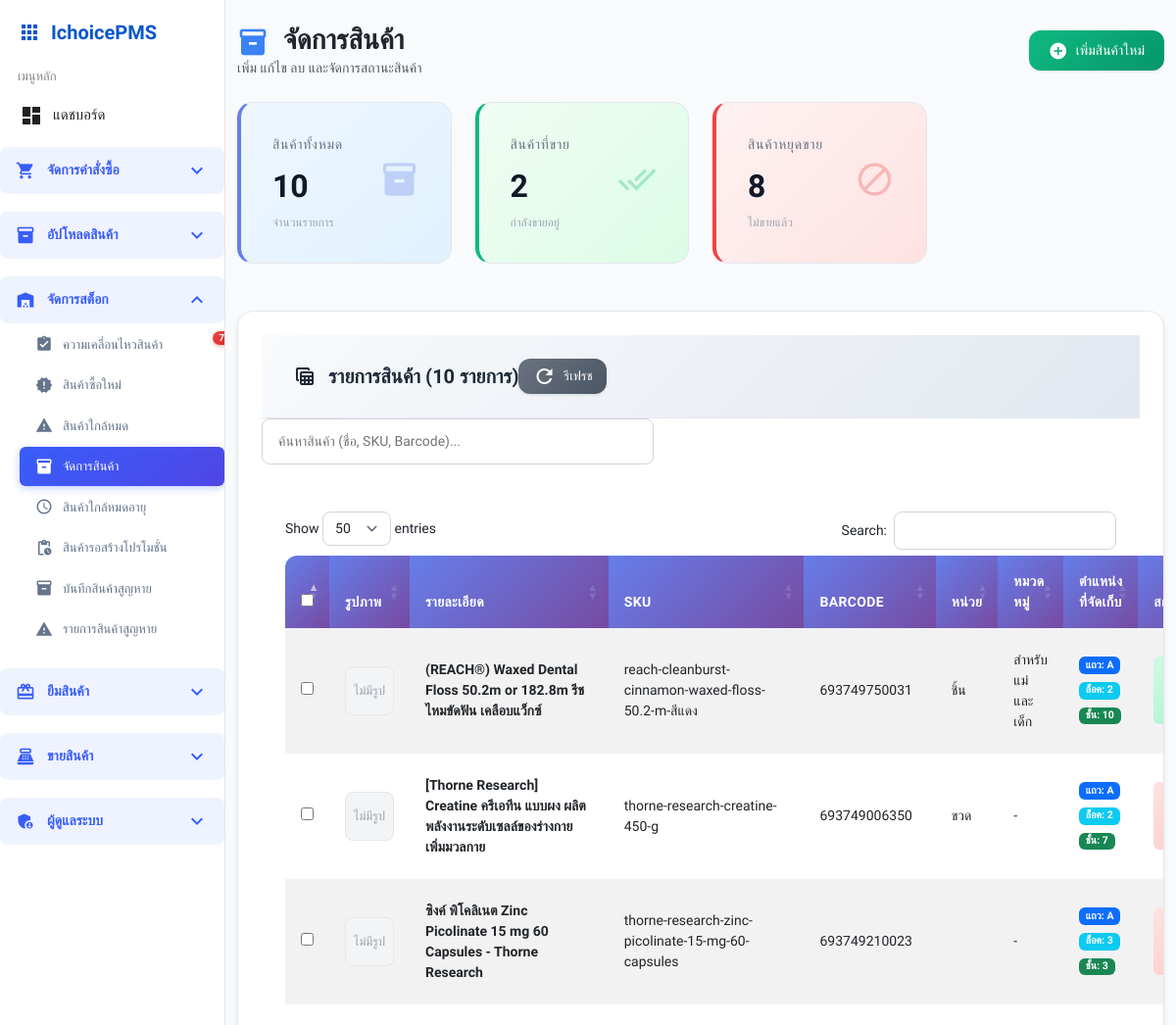
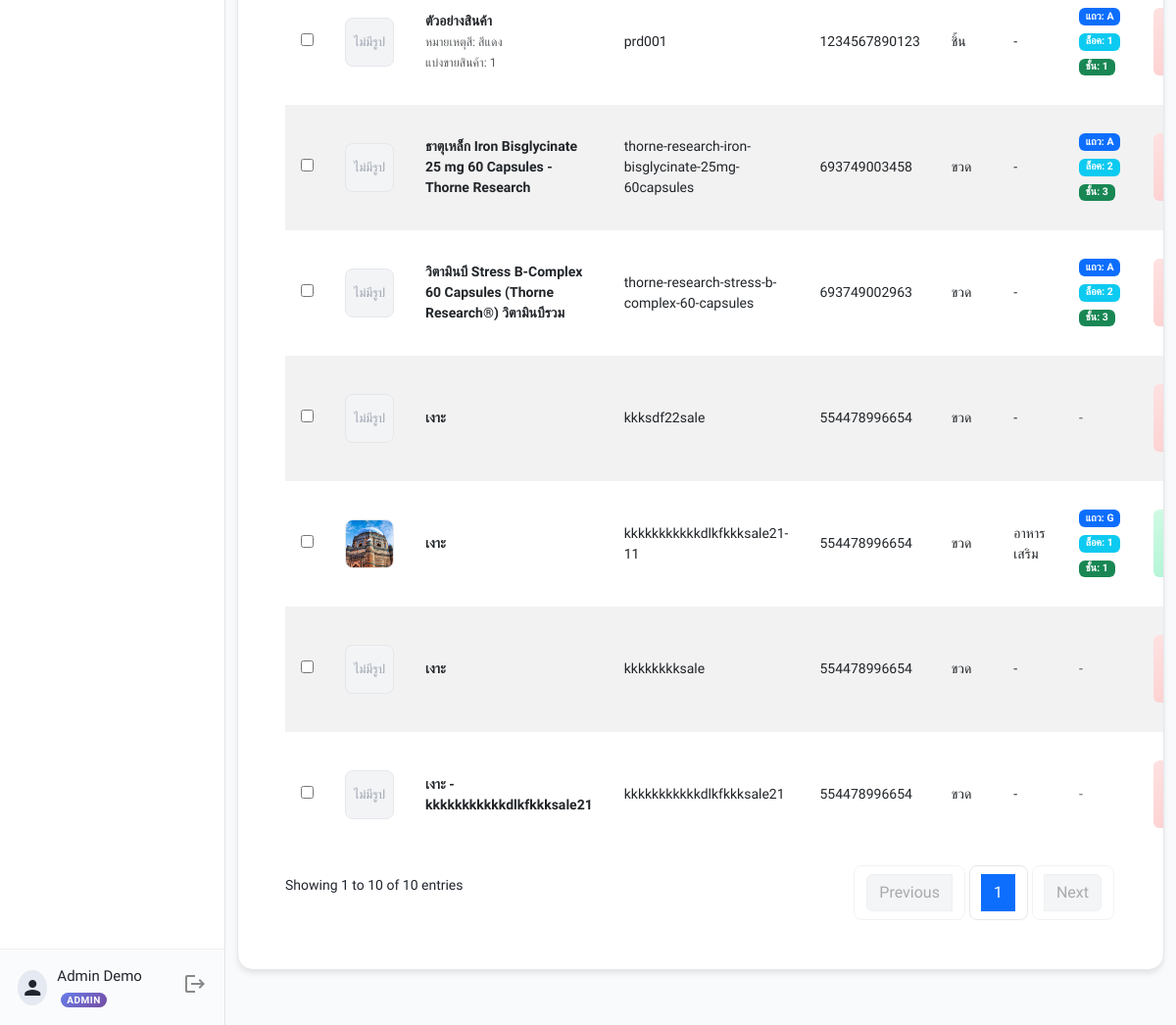
/stock/product_management.php (signed in), run on the app's committed database (2 pictures, top to bottom).
### tables this page shows
CREATE TABLE `products` (
  `product_id` int(11) NOT NULL,
  `name` varchar(100) NOT NULL,
  `sku` varchar(255) DEFAULT NULL,
  `barcode` varchar(50) DEFAULT NULL,
  `unit` varchar(20) DEFAULT NULL,
  `image` varchar(255) DEFAULT NULL,
  `remark_color` varchar(100) NOT NULL,
  `remark_split` int(11) NOT NULL,
  `is_active` int(11) NOT NULL,
  `created_by` int(11) DEFAULT NULL,
  `created_at` datetime DEFAULT current_timestamp(),
  `product_category_id` int(11) DEFAULT NULL,
  `category_name` varchar(100) DEFAULT NULL COMMENT 'ชื่อประเภท'
);

CREATE TABLE `product_category` (
  `category_id` int(11) NOT NULL,
  `category_name` varchar(100) NOT NULL,
  `description` text DEFAULT NULL,
  `created_at` timestamp NOT NULL DEFAULT current_timestamp(),
  `updated_at` timestamp NOT NULL DEFAULT current_timestamp() ON UPDATE current_timestamp()
);

CREATE TABLE `locations` (
  `location_id` int(11) NOT NULL,
  `shelf` int(11) NOT NULL,
  `bin` int(11) NOT NULL,
  `row_code` varchar(10) DEFAULT NULL,
  `description` varchar(255) NOT NULL
);

CREATE TABLE `product_location` (
  `id` int(11) NOT NULL,
  `product_id` int(11) NOT NULL,
  `location_id` int(11) NOT NULL,
  `created_at` timestamp NOT NULL DEFAULT current_timestamp(),
  `updated_at` timestamp NOT NULL DEFAULT current_timestamp() ON UPDATE current_timestamp()
);

### stock/product_management.php (the view, shortened to what this page needs)
<?php
require '../config/db_connect.php';
$sql = "
SELECT
    p.product_id,
    p.image,
    p.barcode,
    p.sku,
    p.name,
    p.unit,
    p.remark_color,
    p.remark_split,
    pc.category_name,
    COALESCE(p.is_active, 1) as is_active,
    l.location_id,
    l.row_code,
    l.bin,
    l.shelf,
    l.description as location_description,
    pl.location_id as product_location_id
FROM products p
LEFT JOIN product_category pc ON p.product_category_id = pc.category_id
LEFT JOIN product_location pl ON p.product_id = pl.product_id
LEFT JOIN locations l ON pl.location_id = l.location_id
ORDER BY p.name ASC
";
$stmt = $pdo->query($sql);
$products = $stmt->fetchAll(PDO::FETCH_ASSOC);
$stats = [
    'total_products' => count($products),
    'active_products' => count(array_filter($products, fn($p) => $p['is_active'] == 1)),
    'inactive_products' => count(array_filter($products, fn($p) => $p['is_active'] == 0))
];
?>
<!DOCTYPE html>
<html lang="th">
<head>
    <link href="https://cdn.jsdelivr.net/npm/bootstrap@5.3.0/dist/css/bootstrap.min.css" rel="stylesheet">
    <link href="https://cdn.datatables.net/1.13.7/css/dataTables.bootstrap5.min.css" rel="stylesheet">
    <link rel="stylesheet" href="../assets/base.css">
    <link rel="stylesheet" href="../assets/sidebar.css">
    <link rel="stylesheet" href="../assets/components.css">
    <link href="../assets/modern-table.css" rel="stylesheet">
    <link href="../assets/mainwrap-modern.css" rel="stylesheet">
</head>
<body>
<?php include '../templates/sidebar.php'; ?>
<div class="mainwrap">
    <div class="container-fluid py-4">
        <div class="d-flex justify-content-between align-items-center mb-4">
            <div>
                <h1 class="h3 mb-0 text-gray-800 fw-bold">
                    <span class="material-icons align-middle me-2" style="font-size: 2rem; color: #3b82f6;">inventory_2</span>
                    จัดการสินค้า
                </h1>
                <p class="text-muted mb-0">เพิ่ม แก้ไข ลบ และจัดการสถานะสินค้า</p>
            </div>
            <button class="btn-modern btn-modern-success" id="addProductBtn">
                <span class="material-icons" style="font-size: 1.25rem;">add_circle</span>
                เพิ่มสินค้าใหม่
            </button>
        </div>
        <div class="row mb-4">
            <div class="col-xl-3 col-md-6 mb-4">
                <div class="stats-card stats-primary">
                    <div class="stats-card-body">
                        <div class="row no-gutters align-items-center">
                            <div class="col mr-2">
                                <div class="stats-title">สินค้าทั้งหมด</div>
                                <div class="stats-value"><?= number_format($stats['total_products']) ?></div>
                                <div class="stats-subtitle">จำนวนรายการ</div>
                            </div>
                            <div class="col-auto">
                                <i class="material-icons stats-icon">inventory_2</i>
                            </div>
                        </div>
                    </div>
                </div>
            </div>
            <div class="col-xl-3 col-md-6 mb-4">
                <div class="stats-card stats-success">
                    <div class="stats-card-body">
                        <div class="row no-gutters align-items-center">
                            <div class="col mr-2">
                                <div class="stats-title">สินค้าที่ขาย</div>
                                <div class="stats-value"><?= number_format($stats['active_products']) ?></div>
                                <div class="stats-subtitle">กำลังขายอยู่</div>
                            </div>
                            <div class="col-auto">
                                <i class="material-icons stats-icon">done_all</i>
                            </div>
                        </div>
                    </div>
                </div>
            </div>
            <div class="col-xl-3 col-md-6 mb-4">
                <div class="stats-card stats-danger">
                    <div class="stats-card-body">
                        <div class="row no-gutters align-items-center">
                            <div class="col mr-2">
                                <div class="stats-title">สินค้าหยุดขาย</div>
                                <div class="stats-value"><?= number_format($stats['inactive_products']) ?></div>
                                <div class="stats-subtitle">ไม่ขายแล้ว</div>
                            </div>
                            <div class="col-auto">
                                <i class="material-icons stats-icon">block</i>
                            </div>
                        </div>
                    </div>
                </div>
            </div>
        </div>
        <div class="table-card">
            <div class="table-header">
                <div class="d-flex justify-content-between align-items-center">
                    <h5 class="table-title mb-0">
                        <span class="material-icons">table_view</span>
                        รายการสินค้า (<?= count($products) ?> รายการ)
                    </h5>
                    <div class="table-actions">
                        <button class="btn-modern btn-modern-secondary btn-sm refresh-table me-2" onclick="location.reload()">
                            <span class="material-icons">refresh</span>
                            รีเฟรช
                        </button>
                    </div>
                </div>
            </div>
            <div class="table-body">
                <div class="search-box">
                    <input type="text" id="searchInput" placeholder="ค้นหาสินค้า (ชื่อ, SKU, Barcode)...">
                </div>
                <table id="product-table" class="table modern-table table-striped table-hover">
                    <thead>
                        <tr>
                            <th style="width: 40px;">
                                <input type="checkbox" id="selectAllCheckbox" onchange="toggleSelectAll(this)" style="cursor: pointer;">
                            </th>
                            <th style="width: 60px;">รูปภาพ</th>
                            <th>รายละเอียด</th>
                            <th>SKU</th>
                            <th>Barcode</th>
                            <th>หน่วย</th>
                            <th>หมวดหมู่</th>
                            <th>ตำแหน่งที่จัดเก็บ</th>
                            <th>สถานะ</th>
                        </tr>
                    </thead>
                    <tbody>
                        <?php if (empty($products)): ?>
                        <tr>
                            <td colspan="10" class="text-center py-4">
                                <div class="d-flex flex-column align-items-center">
                                    <span class="material-icons mb-2" style="font-size: 3rem; color: #d1d5db;">inbox</span>
                                    <h5 class="text-muted">ไม่มีข้อมูลสินค้า</h5>
                                    <p class="text-muted mb-0">คลิกปุ่มเพิ่มสินค้าเพื่อเริ่มต้น</p>
                                </div>
                            </td>
                        </tr>
                        <?php else: ?>
                        <?php foreach($products as $product): ?>
                        <tr data-product-id="<?= $product['product_id'] ?>">
                            <td>
                                <input type="checkbox" class="product-checkbox" value="<?= $product['product_id'] ?>" onchange="updateSelectionCount()" style="cursor: pointer;">
                            </td>
                            <td>
                                <?php
                                $image_path = '../images/noimg.png';
                                if (!empty($product['image'])) {
                                    if (strpos($product['image'], 'images/') === 0) {
                                        $image_path = '../' . $product['image'];
                                    } else {
                                        $image_path = '../images/' . $product['image'];
                                    }
                                }
                                ?>
                                <?php if (!empty($product['image'])): ?>
                                    <img src="<?= htmlspecialchars($image_path) ?>" alt="<?= htmlspecialchars($product['name']) ?>" class="product-image" onerror="this.style.display='none'; this.nextElementSibling.style.display='flex';">
                                    <div class="no-image" style="display: none;">ไม่มีรูป</div>
                                <?php else: ?>
                                    <div class="no-image">ไม่มีรูป</div>
                                <?php endif; ?>
                            </td>
                            <td>
                                <div>
                                    <strong><?= htmlspecialchars($product['name']) ?></strong>
                                    <?php if (!empty($product['remark_color'])): ?>
                                        <br><small class="text-muted">หมายเหตุสี: <?= htmlspecialchars($product['remark_color']) ?></small>
                                    <?php endif; ?>
                                    <?php if (!empty($product['remark_split'])): ?>
                                        <br><small class="text-muted">แบ่งขายสินค้า: <?= htmlspecialchars($product['remark_split']) ?></small>
                                    <?php endif; ?>
                                </div>
                            </td>
                            <td><?= htmlspecialchars($product['sku']) ?></td>
                            <td><?= htmlspecialchars($product['barcode']) ?></td>
                            <td><?= htmlspecialchars($product['unit']) ?></td>
                            <td><?= htmlspecialchars($product['category_name'] ?? '-') ?></td>
                            <td>
                                <?php if (!empty($product['row_code']) && !empty($product['bin']) && !empty($product['shelf'])): ?>
                                    <div style="display: flex; gap: 0.5rem; flex-wrap: wrap;">
                                        <span class="badge bg-primary">แถว: <?= htmlspecialchars($product['row_code']) ?></span>
                                        <span class="badge bg-info">ล็อค: <?= htmlspecialchars($product['bin']) ?></span>
                                        <span class="badge bg-success">ชั้น: <?= htmlspecialchars($product['shelf']) ?></span>
                                    </div>
                                <?php else: ?>
                                    <span class="text-muted">-</span>
                                <?php endif; ?>
                            </td>
                            <td>
                                <span class="status-badge <?= $product['is_active'] == 1 ? 'status-active' : 'status-inactive' ?>">
                                </span>
                            </td>
                        </tr>
                        <?php endforeach; ?>
                        <?php endif; ?>
                    </tbody>
                </table>
            </div>
        </div>
    </div>
</div>
</body>
</html>

### assets/base.css (style rules this page uses)
:root { --brand: #1634ab; --bg: #f6f7fb; --card: #fff; --border: #efefef; --accent: #eeffed; --danger: #f56565; --success: #32c671; --pending: #ffd45e; --text: #21252e; --muted: #7d869c; --font-base: 14px; }
* { box-sizing: border-box; }
body { margin: 0; background: var(--bg); font-family: 'Prompt', sans-serif; color: var(--text); font-size: var(--font-base); }

### assets/sidebar.css (style rules this page uses)
@media (min-width: 901px) { .mainwrap { margin-left: 230px; transition: margin-left 0.2s; } }

### assets/components.css (style rules this page uses)
.table-card { background:#fff; border-radius:12px; box-shadow:0 2px 18px #0001; padding:24px; max-width:1200px; margin:auto; }

### assets/modern-table.css (style rules this page uses)
.mainwrap { --table-primary: #667eea; --table-gradient: linear-gradient(135deg, #667eea 0%, #764ba2 100%); --table-success: #10b981; --table-warning: #f59e0b; --table-danger: #ef4444; --table-info: #3b82f6; --table-light: #f8fafc; --table-dark: #1f2937; --table-border: #e5e7eb; --table-shadow: 0 4px 6px -1px rgba(0, 0, 0, 0.1); }
table.modern-table { border-collapse: separate !important; border-spacing: 0 !important; width: 100% !important; font-size: 0.875rem; }
table.modern-table thead th { background: var(--table-gradient) !important; color: white !important; font-weight: 600 !important; padding: 1rem !important; text-align: left !important; border: none !important; font-size: 0.875rem !important; text-transform: uppercase !important; letter-spacing: 0.025em !important; position: relative; }
table.modern-table thead th:first-child { border-radius: 0.75rem 0 0 0; }
table.modern-table tbody tr { border-bottom: 1px solid var(--table-border); transition: all 0.3s ease; }
table.modern-table tbody tr:last-child { border-bottom: none; }
table.modern-table tbody td { padding: 1rem !important; vertical-align: middle !important; border: none !important; }
.btn-modern { padding: 0.625rem 1.25rem; border-radius: 0.75rem; font-weight: 500; border: none; cursor: pointer; transition: all 0.3s ease; display: inline-flex; align-items: center; gap: 0.5rem; text-decoration: none; font-size: 0.875rem; }
.btn-modern-success { background: linear-gradient(135deg, var(--table-success) 0%, #059669 100%); color: white; box-shadow: 0 2px 4px rgba(16, 185, 129, 0.3); }
.status-badge { padding: 0.375rem 0.75rem; border-radius: 9999px; font-size: 0.75rem; font-weight: 600; text-transform: uppercase; letter-spacing: 0.025em; display: inline-flex; align-items: center; gap: 0.25rem; }
.status-active { background: linear-gradient(135deg, #dcfce7 0%, #bbf7d0 100%); color: #166534; }
.status-inactive { background: linear-gradient(135deg, #fef2f2 0%, #fecaca 100%); color: #991b1b; }

### stock/product_management.php (style rules this page uses)
body { font-family: 'Prompt', sans-serif; background-color: #f8fafc; }
.product-image { width: 50px; height: 50px; object-fit: cover; border-radius: 8px; border: 1px solid #e5e7eb; }
.status-badge { font-size: 0.8rem; font-weight: 600; padding: 0.35rem 0.65rem; border-radius: 6px; }
.status-active { background: linear-gradient(135deg, #d1fae5 0%, #a7f3d0 100%); color: #059669; }
.status-inactive { background: linear-gradient(135deg, #fee2e2 0%, #fecaca 100%); color: #dc2626; }
.search-box { margin-bottom: 1.5rem; }
.search-box input { padding: 0.75rem 1rem; border: 1px solid #d1d5db; border-radius: 8px; width: 100%; max-width: 400px; }
.no-image { width: 50px; height: 50px; background: #f3f4f6; border: 1px solid #e5e7eb; border-radius: 8px; display: flex; align-items: center; justify-content: center; color: #9ca3af; font-size: 0.8rem; }

### templates/sidebar.php (style rules this page uses)
body { margin: 0; font-family: 'Prompt', sans-serif; }

### data on the page
products: name "(REACH®) Waxed Dental Floss 50.2m or 182.8m รีช ไหมขัดฟัน เคลือบแว็กซ์", sku "reach-cleanburst-cinnamon-waxed-floss-50.2-m-สีแดง", barcode "693749750031", unit "ชิ้น", product_category.category_name "สำหรับแม่และเด็ก", locations.row_code "A", locations.bin "2", locations.shelf "10"
product_location: product.name "[Thorne Research] Creatine ครีเอทีน แบบผง ผลิตพลังงานระดับเซลล์ของร่างกาย เพิ่มมวลกาย", product.sku "thorne-research-creatine-450-g", product.barcode "693749006350", product.unit "ขวด", category_name "-", location.row_code "A", location.bin "2", location.shelf "7"
product_location: product.name "ซิงค์ พิโคลิเนต Zinc Picolinate 15 mg 60 Capsules - Thorne Research", product.sku "thorne-research-zinc-picolinate-15-mg-60-capsules", product.barcode "693749210023", category_name "-", location.row_code "A", location.bin "3", location.shelf "3"
product_location: product.name "ตัวอย่างสินค้า", product.remark_color "สีแดง", product.remark_split "1", product.sku "prd001", product.barcode "1234567890123", product.unit "ชิ้น", category_name "-", location.row_code "A", location.bin "1", location.shelf "1"
product_location: product.name "ธาตุเหล็ก Iron Bisglycinate 25 mg 60 Capsules - Thorne Research", product.sku "thorne-research-iron-bisglycinate-25mg-60capsules", product.barcode "693749003458", product.unit "ขวด", category_name "-", location.row_code "A", location.bin "2", location.shelf "3"
product_location: product.name "วิตามินบี Stress B-Complex 60 Capsules (Thorne Research®) วิตามินบีรวม", product.sku "thorne-research-stress-b-complex-60-capsules", product.barcode "693749002963", product.unit "ขวด", category_name "-", location.row_code "A", location.bin "2", location.shelf "3"
products: shows "ไม่มีรูป", name "เงาะ", sku "kkksdf22sale", barcode "554478996654", unit "ขวด", category_name "-"
products: image (picture), name "เงาะ", sku "kkkkkkkkkkkdlkfkkksale21-11", barcode "554478996654", unit "ขวด", product_category.category_name "อาหารเสริม", locations.row_code "G", locations.bin "1", locations.shelf "1"
products: shows "ไม่มีรูป", name "เงาะ", sku "kkkkkkkksale", barcode "554478996654", unit "ขวด", category_name "-"
products: shows "ไม่มีรูป", name "เงาะ - kkkkkkkkkkkdlkfkkksale21", sku "kkkkkkkkkkkdlkfkkksale21", barcode "554478996654", unit "ขวด", category_name "-"

### other printed values
$pending_product_count "7"
$user_name "Admin Demo"
$stats['total_products'] "10"
$stats['active_products'] "2"
$stats['inactive_products'] "8"
count($products) "10"
